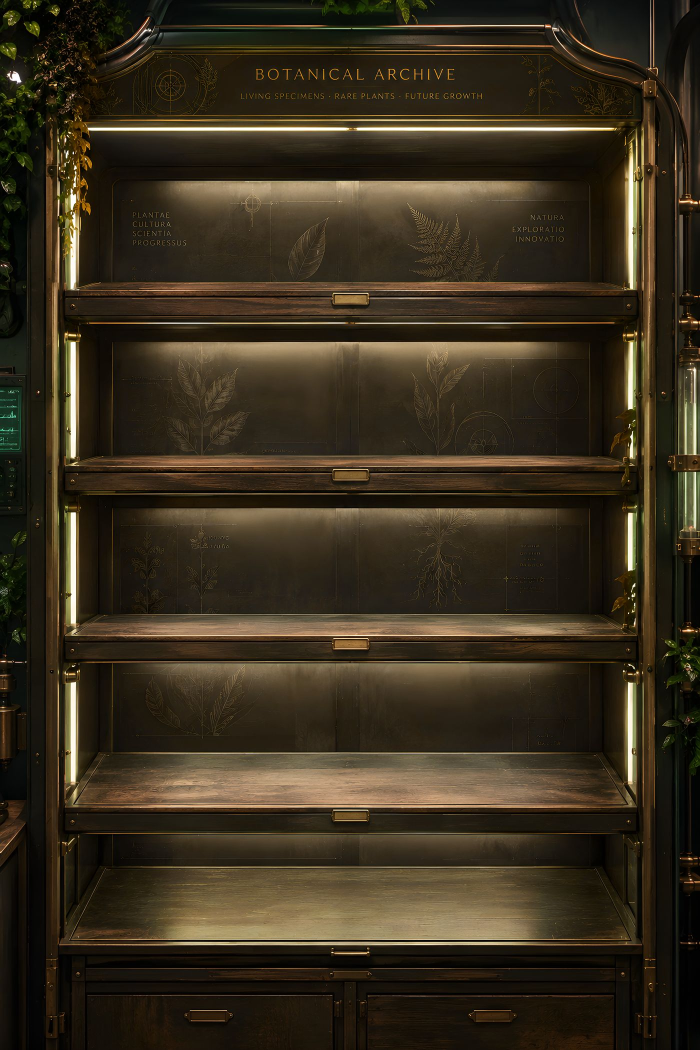
#> input picture assets/img/armoire-ambre.jpg, 1400 x 2100 px (shown at 1/2 size)
$ python cabinets.py ../assets/img/armoire-ambre.jpg ../assets/img/armoire-bleue.jpg
#> lines starting #> are read from the running program, lines starting #| are printed output that depends on the picture
import sys, os
from PIL import Image, ImageFilter
import numpy as np
src, outdir = sys.argv[1], sys.argv[2]
os.makedirs(outdir, exist_ok=True)
im = Image.open(src).convert('RGB')
#> im is the input picture: PIL image 1400x2100 RGB; mean R, G, B 56.5, 46.6, 29.7
W, H = 1400, 2100
im = im.resize((W, H), Image.LANCZOS)
hsv = np.asarray(im.convert('HSV')).astype(np.float32)
h = hsv[..., 0] / 255 * 360
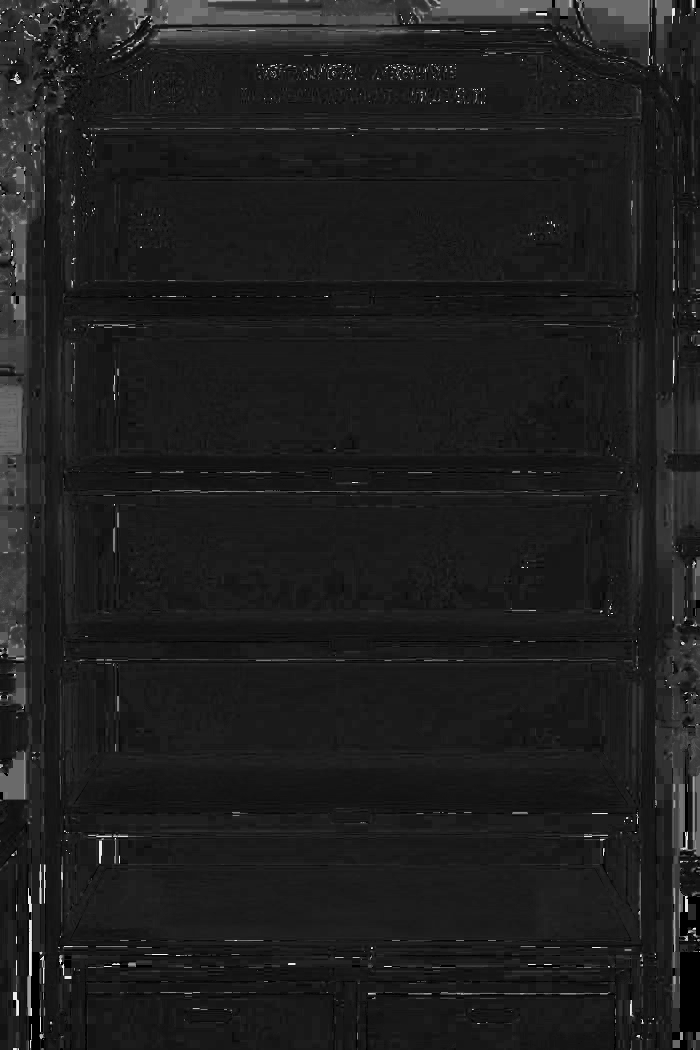
#> h: shape (2100, 1400) float32 (shown at 1/2 size); min 0, max 357.2, mean 42.6; drawn with min black and max white
s = hsv[..., 1]
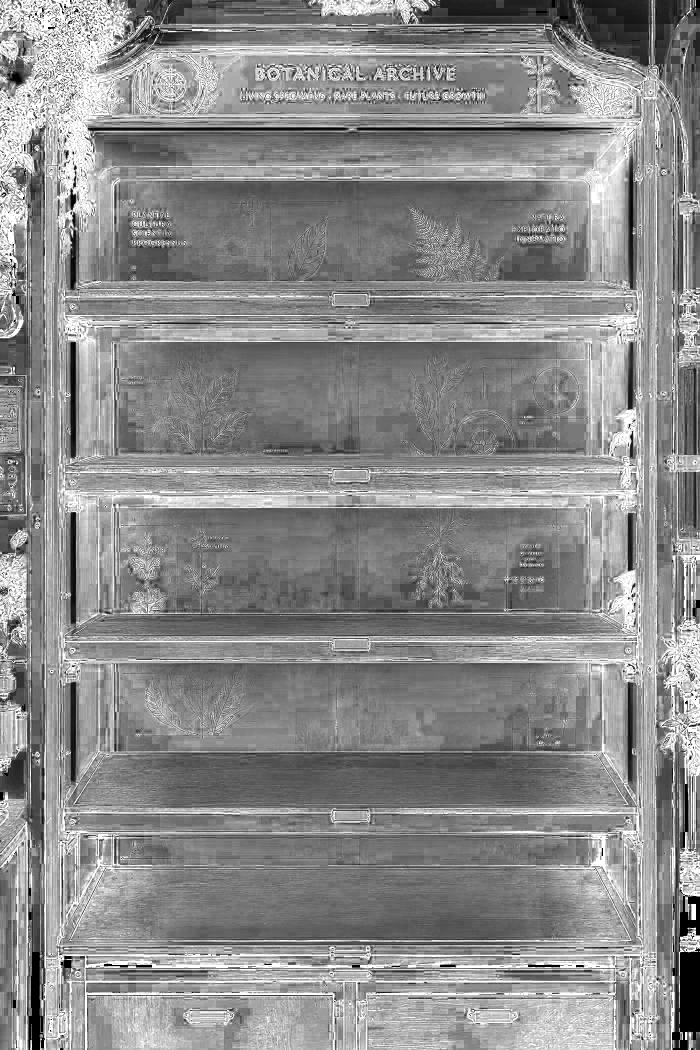
#> s: shape (2100, 1400) float32 (shown at 1/2 size); min 0, max 255, mean 138.4
# hue mask: green range, soft edges (wood ~30-40° preserved)
def ramp(x, a, b):
#> called with a = 44, b = 56
    return np.clip((x - a) / (b - a), 0, 1)
mh = ramp(h, 44, 56) * (1 - ramp(h, 195, 215))
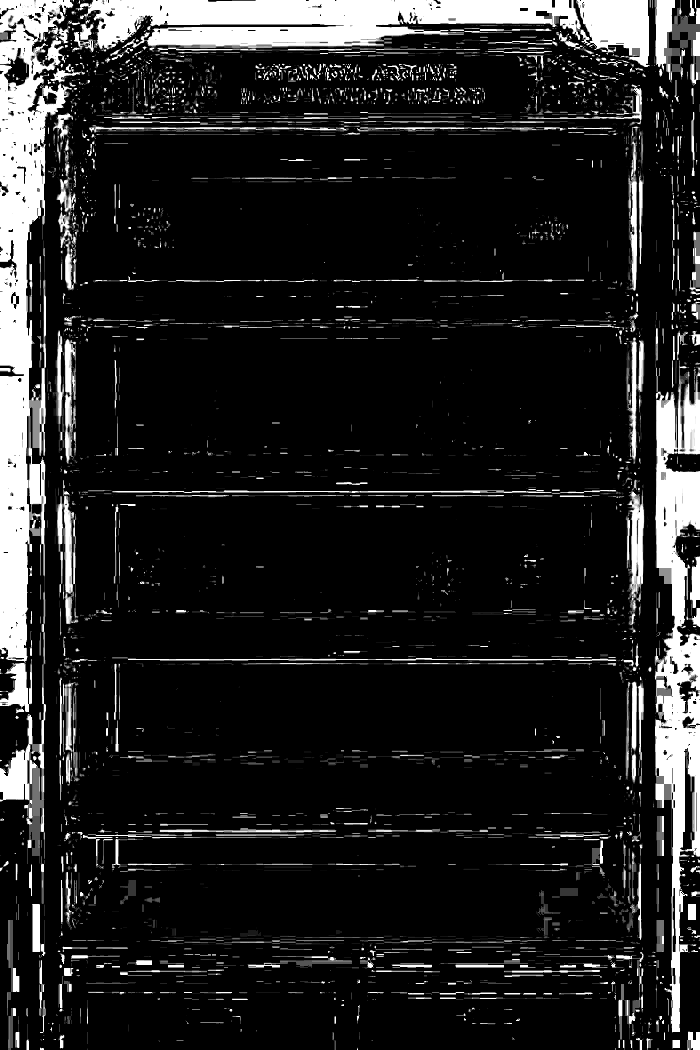
#> mh: shape (2100, 1400) float32 (shown at 1/2 size); min 0, max 1, mean 0.13
# spatial mask: inside of the cabinet, soft edges
yy, xx = np.mgrid[0:H, 0:W]
xs, ys = xx / W, yy / H
ms = ramp(xs, 0.085, 0.105) * (1 - ramp(xs, 0.895, 0.915)) * ramp(ys, 0.035, 0.05) * (1 - ramp(ys, 0.93, 0.97))
mask = mh * ms
mask = np.asarray(Image.fromarray((mask * 255).astype(np.uint8)).filter(ImageFilter.GaussianBlur(3))).astype(np.float32) / 255
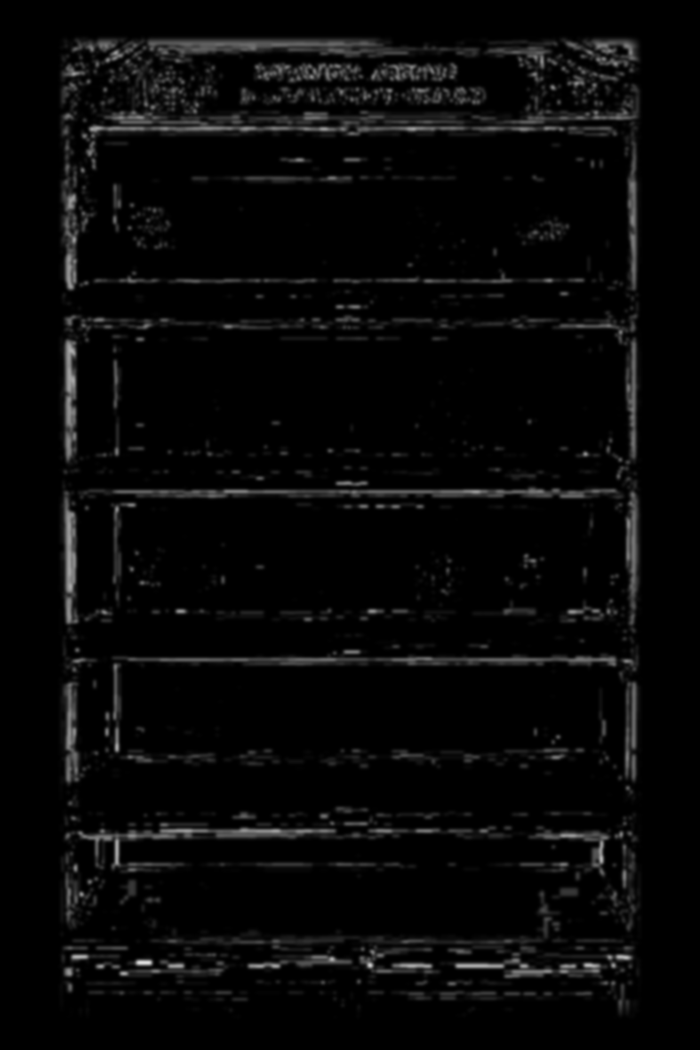
#> mask: shape (2100, 1400) float32 (shown at 1/2 size); min 0, max 0.878, mean 0.0302
variants = {'green': (None, 1.0, 1.0), 'amber': (38, 1.45, 1.18), 'blue': (198, 1.1, 1.05), 'plum': (284, 0.95, 1.04)}
for name, (dh, sat, val) in variants.items():
    out = hsv.copy()
    if dh is None:
        nh = h
    else:
        r = np.radians(h); t = np.radians(dh)
        cx = np.cos(r) * (1 - mask) + np.cos(t) * mask
        cy = np.sin(r) * (1 - mask) + np.sin(t) * mask
        nh = np.degrees(np.arctan2(cy, cx)) % 360
    out[..., 0] = nh / 360 * 255
    out[..., 1] = np.clip(s * (1 + (sat - 1) * mask), 0, 255)
    out[..., 2] = np.clip(hsv[..., 2] * (1 + (val - 1) * mask), 0, 255)
    rgb = Image.fromarray(out.astype(np.uint8), 'HSV').convert('RGB')
    rgb.save(os.path.join(outdir, f'cabinet-{name}.jpg'), quality=80, optimize=True, progressive=True)
    rgb.resize((467, 700), Image.LANCZOS).save(os.path.join(outdir, f'thumb-{name}.jpg'), quality=72)
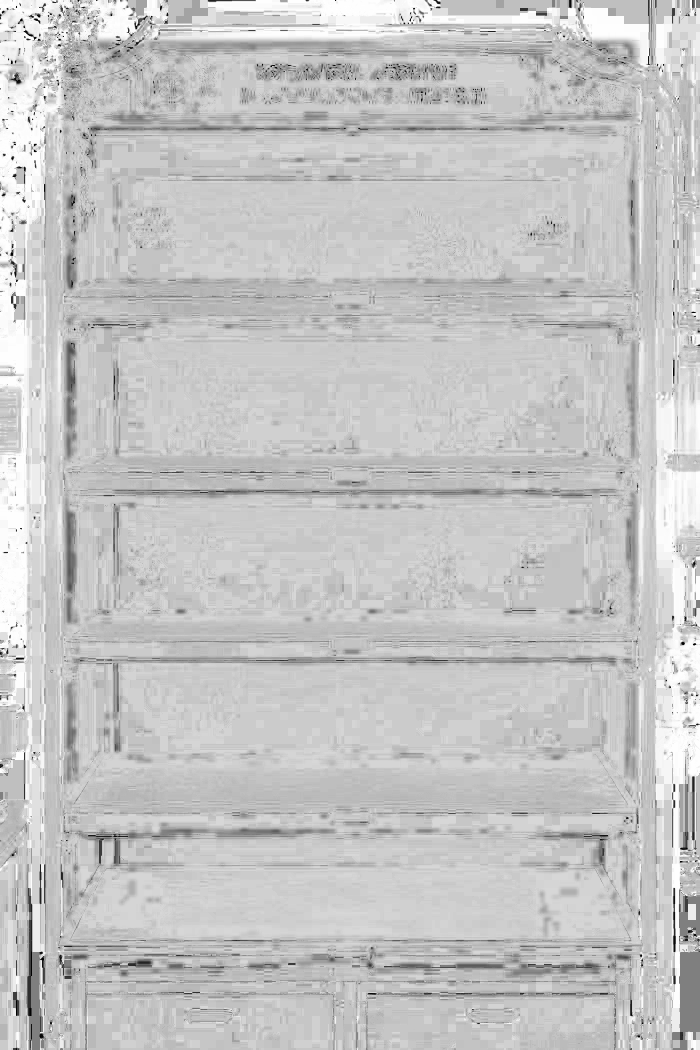
#> cy: shape (2100, 1400) float32 (shown at 1/2 size); min -1, max 1, mean 0.548; drawn with min black and max white
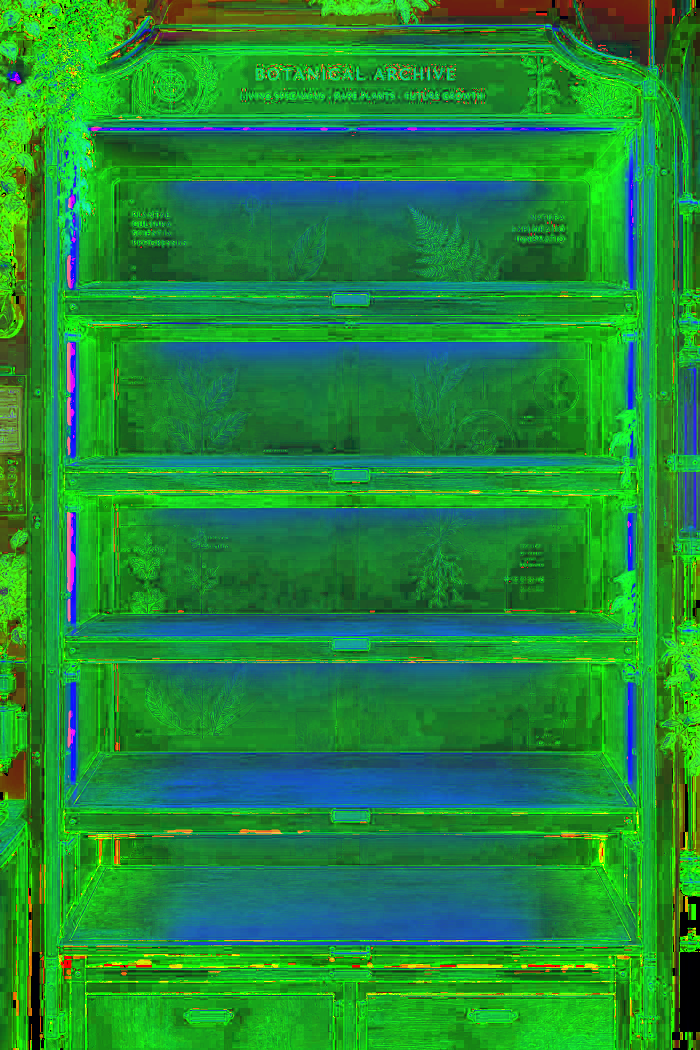
#> out: shape (2100, 1400, 3) float32 (shown at 1/2 size); mean R, G, B 31.5, 138.3, 57
print('ok')
